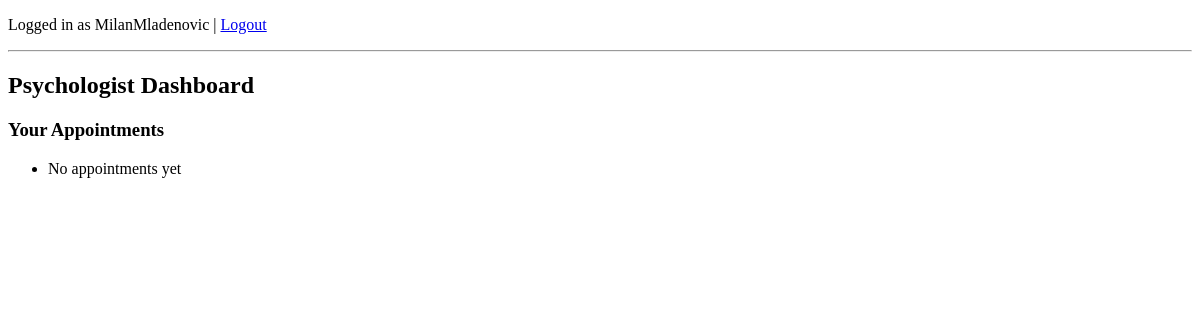
Page /psychologist/ (signed in) on the earlier database version.
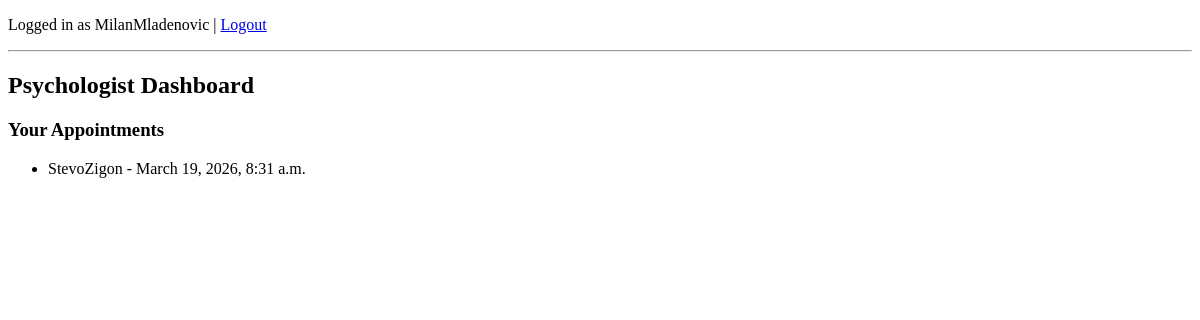
Same page on the later database version.
### users/models.py (models this page shows)
class User(AbstractUser):
    ROLE_CHOICES = (
        ('psychologist', 'Psychologist'),
        ('client', 'Client'),
    )
    role = models.CharField(max_length=20, choices=ROLE_CHOICES)

### appointments/models.py (models this page shows, shortened)
class Appointment(models.Model):
    psychologist = models.ForeignKey(
        settings.AUTH_USER_MODEL,
        on_delete=models.CASCADE,
        related_name='appointments_as_psychologist',
        limit_choices_to={'role':'psychologist'}
    )
    client = models.ForeignKey(
        settings.AUTH_USER_MODEL,
        on_delete=models.CASCADE,
        related_name='appointment_as_client',
        limit_choices_to={'role':'client'}
    )
    start_time = models.DateTimeField()
    end_time = models.DateTimeField()
    price = models.DecimalField(max_digits=8, decimal_places=2)
    paid = models.BooleanField(default=False)

### users/views.py (the view)
# urls.py: path('psychologist/', psychologist_dashboard, name='psychologist_dashboard'),
@login_required
def psychologist_dashboard(request):
    appointments = Appointment.objects.filter(psychologist=request.user)
    return render(request, 'psychologist_dashboard.html', {
        'appointments': appointments
    })

### templates/psychologist_dashboard.html
{% extends "base.html" %}
{% block content %}
<h2>Psychologist Dashboard</h2>
<h3>Your Appointments</h3>
<ul>
{% for appointment in appointments %}
    <li>
        {{ appointment.client.username }} -
        {{ appointment.start_time }}
    </li>
{% empty %}
    <li>No appointments yet</li>
{% endfor %}
</ul>
{% endblock %}

### templates/base.html (shortened to what this page needs)
<!DOCTYPE html>
<html>
    <head>
    </head>
    <body>
        {% if user.is_authenticated %}
            <p>Logged in as {{user.username}} | <a href="{% url 'logout' %}">Logout</a></p>
        {% endif %}
        <hr>
        {% block content %}
        {% endblock %}
    </body>
</html>

Differences in the rows shown:
added Appointment: client.username "StevoZigon", start_time "March 19, 2026, 8:31 a.m."
Other differences:
text no longer shown: "No appointments yet"
